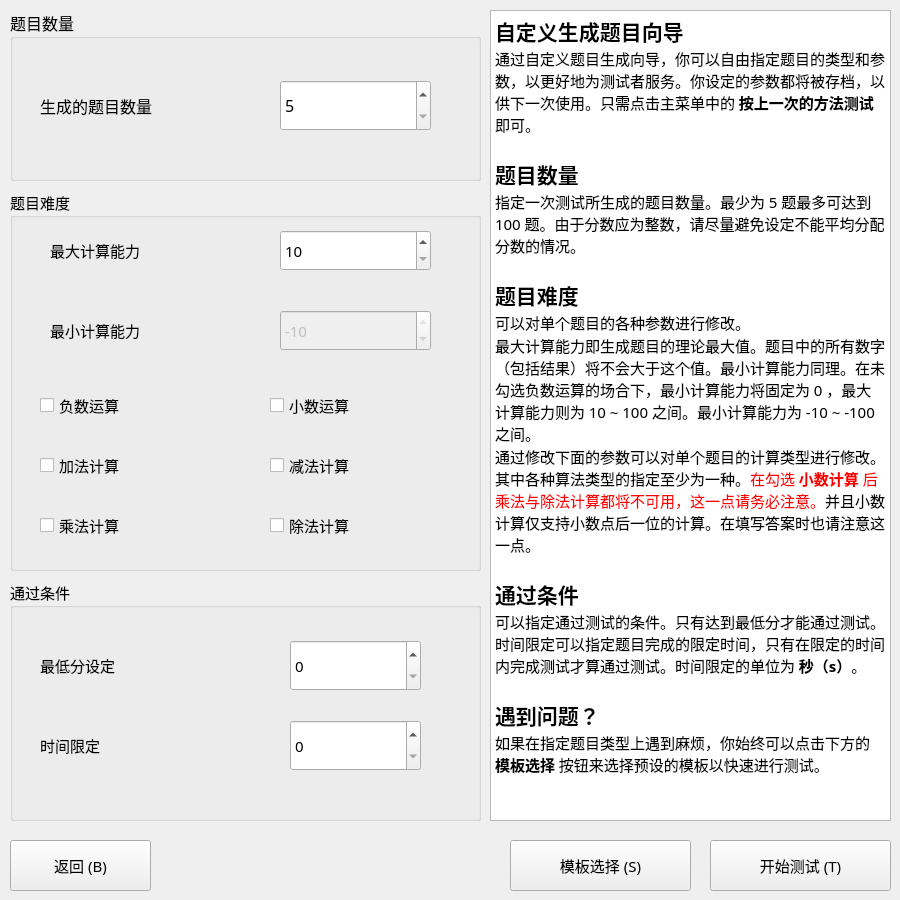
<?xml version="1.0" encoding="UTF-8"?>
<ui version="4.0">
 <class>Questionset</class>
 <widget class="QMainWindow" name="Questionset">
  <property name="geometry">
   <rect>
    <x>0</x>
    <y>0</y>
    <width>900</width>
    <height>900</height>
   </rect>
  </property>
  <property name="minimumSize">
   <size>
    <width>900</width>
    <height>900</height>
   </size>
  </property>
  <property name="maximumSize">
   <size>
    <width>900</width>
    <height>900</height>
   </size>
  </property>
  <property name="font">
   <font>
    <family>微软雅黑</family>
    <pointsize>11</pointsize>
   </font>
  </property>
  <property name="windowTitle">
   <string>自定义测试</string>
  </property>
  <property name="windowIcon">
   <iconset resource="resources.qrc">
    <normaloff>:/icon/Resources/icon.png</normaloff>:/icon/Resources/icon.png</iconset>
  </property>
  <widget class="QWidget" name="centralwidget">
   <widget class="QPushButton" name="startbuttom">
    <property name="geometry">
     <rect>
      <x>710</x>
      <y>840</y>
      <width>181</width>
      <height>51</height>
     </rect>
    </property>
    <property name="font">
     <font>
      <family>微软雅黑</family>
      <pointsize>11</pointsize>
     </font>
    </property>
    <property name="text">
     <string>开始测试 (T)</string>
    </property>
    <property name="shortcut">
     <string>T</string>
    </property>
    <property name="flat">
     <bool>false</bool>
    </property>
   </widget>
   <widget class="QGroupBox" name="groupBox">
    <property name="geometry">
     <rect>
      <x>10</x>
      <y>10</y>
      <width>471</width>
      <height>171</height>
     </rect>
    </property>
    <property name="font">
     <font>
      <family>微软雅黑</family>
      <pointsize>12</pointsize>
     </font>
    </property>
    <property name="title">
     <string>题目数量</string>
    </property>
    <widget class="QLabel" name="label">
     <property name="geometry">
      <rect>
       <x>30</x>
       <y>80</y>
       <width>221</width>
       <height>31</height>
      </rect>
     </property>
     <property name="text">
      <string>生成的题目数量</string>
     </property>
    </widget>
    <widget class="QSpinBox" name="questionnumbers">
     <property name="geometry">
      <rect>
       <x>270</x>
       <y>70</y>
       <width>151</width>
       <height>51</height>
      </rect>
     </property>
     <property name="minimum">
      <number>5</number>
     </property>
     <property name="maximum">
      <number>100</number>
     </property>
    </widget>
   </widget>
   <widget class="QGroupBox" name="groupBox_2">
    <property name="geometry">
     <rect>
      <x>10</x>
      <y>190</y>
      <width>471</width>
      <height>381</height>
     </rect>
    </property>
    <property name="font">
     <font>
      <family>微软雅黑</family>
      <pointsize>11</pointsize>
     </font>
    </property>
    <property name="title">
     <string>题目难度</string>
    </property>
    <widget class="QLabel" name="label_3">
     <property name="geometry">
      <rect>
       <x>40</x>
       <y>40</y>
       <width>221</width>
       <height>41</height>
      </rect>
     </property>
     <property name="text">
      <string>&lt;html&gt;&lt;head/&gt;&lt;body&gt;&lt;p&gt;最大计算能力&lt;/p&gt;&lt;/body&gt;&lt;/html&gt;</string>
     </property>
    </widget>
    <widget class="QSpinBox" name="questionmax">
     <property name="geometry">
      <rect>
       <x>270</x>
       <y>40</y>
       <width>151</width>
       <height>41</height>
      </rect>
     </property>
     <property name="minimum">
      <number>10</number>
     </property>
     <property name="maximum">
      <number>100</number>
     </property>
    </widget>
    <widget class="QLabel" name="label_5">
     <property name="geometry">
      <rect>
       <x>40</x>
       <y>120</y>
       <width>221</width>
       <height>41</height>
      </rect>
     </property>
     <property name="text">
      <string>&lt;html&gt;&lt;head/&gt;&lt;body&gt;&lt;p&gt;最小计算能力&lt;/p&gt;&lt;/body&gt;&lt;/html&gt;</string>
     </property>
    </widget>
    <widget class="QSpinBox" name="questionmin">
     <property name="enabled">
      <bool>false</bool>
     </property>
     <property name="geometry">
      <rect>
       <x>270</x>
       <y>120</y>
       <width>151</width>
       <height>41</height>
      </rect>
     </property>
     <property name="minimum">
      <number>-100</number>
     </property>
     <property name="maximum">
      <number>-10</number>
     </property>
    </widget>
    <widget class="QCheckBox" name="type1">
     <property name="geometry">
      <rect>
       <x>30</x>
       <y>250</y>
       <width>191</width>
       <height>51</height>
      </rect>
     </property>
     <property name="text">
      <string>加法计算</string>
     </property>
    </widget>
    <widget class="QCheckBox" name="type2">
     <property name="geometry">
      <rect>
       <x>260</x>
       <y>250</y>
       <width>191</width>
       <height>51</height>
      </rect>
     </property>
     <property name="text">
      <string>减法计算</string>
     </property>
    </widget>
    <widget class="QCheckBox" name="type3">
     <property name="geometry">
      <rect>
       <x>30</x>
       <y>310</y>
       <width>191</width>
       <height>51</height>
      </rect>
     </property>
     <property name="text">
      <string>乘法计算</string>
     </property>
    </widget>
    <widget class="QCheckBox" name="type4">
     <property name="geometry">
      <rect>
       <x>260</x>
       <y>310</y>
       <width>191</width>
       <height>51</height>
      </rect>
     </property>
     <property name="text">
      <string>除法计算</string>
     </property>
    </widget>
    <widget class="QCheckBox" name="minus">
     <property name="geometry">
      <rect>
       <x>30</x>
       <y>190</y>
       <width>191</width>
       <height>51</height>
      </rect>
     </property>
     <property name="text">
      <string>负数运算</string>
     </property>
    </widget>
    <widget class="QCheckBox" name="points">
     <property name="geometry">
      <rect>
       <x>260</x>
       <y>190</y>
       <width>181</width>
       <height>51</height>
      </rect>
     </property>
     <property name="text">
      <string>小数运算</string>
     </property>
    </widget>
   </widget>
   <widget class="QGroupBox" name="groupBox_3">
    <property name="geometry">
     <rect>
      <x>10</x>
      <y>580</y>
      <width>471</width>
      <height>241</height>
     </rect>
    </property>
    <property name="font">
     <font>
      <family>微软雅黑</family>
      <pointsize>11</pointsize>
     </font>
    </property>
    <property name="title">
     <string>通过条件</string>
    </property>
    <widget class="QLabel" name="label_4">
     <property name="geometry">
      <rect>
       <x>30</x>
       <y>60</y>
       <width>271</width>
       <height>51</height>
      </rect>
     </property>
     <property name="text">
      <string>最低分设定</string>
     </property>
    </widget>
    <widget class="QSpinBox" name="targetset">
     <property name="enabled">
      <bool>true</bool>
     </property>
     <property name="geometry">
      <rect>
       <x>280</x>
       <y>60</y>
       <width>131</width>
       <height>51</height>
      </rect>
     </property>
     <property name="maximum">
      <number>100</number>
     </property>
    </widget>
    <widget class="QLabel" name="label_6">
     <property name="geometry">
      <rect>
       <x>30</x>
       <y>140</y>
       <width>271</width>
       <height>51</height>
      </rect>
     </property>
     <property name="text">
      <string>时间限定</string>
     </property>
    </widget>
    <widget class="QSpinBox" name="timeset">
     <property name="enabled">
      <bool>true</bool>
     </property>
     <property name="geometry">
      <rect>
       <x>280</x>
       <y>140</y>
       <width>131</width>
       <height>51</height>
      </rect>
     </property>
     <property name="maximum">
      <number>100</number>
     </property>
    </widget>
   </widget>
   <widget class="QTextEdit" name="textEdit">
    <property name="enabled">
     <bool>true</bool>
    </property>
    <property name="geometry">
     <rect>
      <x>490</x>
      <y>10</y>
      <width>401</width>
      <height>811</height>
     </rect>
    </property>
    <property name="readOnly">
     <bool>true</bool>
    </property>
    <property name="html">
     <string>&lt;!DOCTYPE HTML PUBLIC &quot;-//W3C//DTD HTML 4.0//EN&quot; &quot;http://www.w3.org/TR/REC-html40/strict.dtd&quot;&gt;
&lt;html&gt;&lt;head&gt;&lt;meta name=&quot;qrichtext&quot; content=&quot;1&quot; /&gt;&lt;style type=&quot;text/css&quot;&gt;
p, li { white-space: pre-wrap; }
&lt;/style&gt;&lt;/head&gt;&lt;body style=&quot; font-family:'微软雅黑'; font-size:11pt; font-weight:400; font-style:normal;&quot;&gt;
&lt;p style=&quot; margin-top:0px; margin-bottom:0px; margin-left:0px; margin-right:0px; -qt-block-indent:0; text-indent:0px;&quot;&gt;&lt;span style=&quot; font-size:16pt; font-weight:600;&quot;&gt;自定义生成题目向导&lt;/span&gt;&lt;/p&gt;
&lt;p style=&quot; margin-top:0px; margin-bottom:0px; margin-left:0px; margin-right:0px; -qt-block-indent:0; text-indent:0px;&quot;&gt;通过自定义题目生成向导，你可以自由指定题目的类型和参数，以更好地为测试者服务。你设定的参数都将被存档，以供下一次使用。只需点击主菜单中的 &lt;span style=&quot; font-weight:600;&quot;&gt;按上一次的方法测试 &lt;/span&gt;即可。&lt;/p&gt;
&lt;p style=&quot;-qt-paragraph-type:empty; margin-top:0px; margin-bottom:0px; margin-left:0px; margin-right:0px; -qt-block-indent:0; text-indent:0px;&quot;&gt;&lt;br /&gt;&lt;/p&gt;
&lt;p style=&quot; margin-top:0px; margin-bottom:0px; margin-left:0px; margin-right:0px; -qt-block-indent:0; text-indent:0px;&quot;&gt;&lt;span style=&quot; font-size:16pt; font-weight:600;&quot;&gt;题目数量&lt;/span&gt;&lt;/p&gt;
&lt;p style=&quot; margin-top:0px; margin-bottom:0px; margin-left:0px; margin-right:0px; -qt-block-indent:0; text-indent:0px;&quot;&gt;指定一次测试所生成的题目数量。最少为 5 题最多可达到 100 题。由于分数应为整数，请尽量避免设定不能平均分配分数的情况。&lt;/p&gt;
&lt;p style=&quot;-qt-paragraph-type:empty; margin-top:0px; margin-bottom:0px; margin-left:0px; margin-right:0px; -qt-block-indent:0; text-indent:0px;&quot;&gt;&lt;br /&gt;&lt;/p&gt;
&lt;p style=&quot; margin-top:0px; margin-bottom:0px; margin-left:0px; margin-right:0px; -qt-block-indent:0; text-indent:0px;&quot;&gt;&lt;span style=&quot; font-size:16pt; font-weight:600;&quot;&gt;题目难度&lt;/span&gt;&lt;/p&gt;
&lt;p style=&quot; margin-top:0px; margin-bottom:0px; margin-left:0px; margin-right:0px; -qt-block-indent:0; text-indent:0px;&quot;&gt;可以对单个题目的各种参数进行修改。&lt;/p&gt;
&lt;p style=&quot; margin-top:0px; margin-bottom:0px; margin-left:0px; margin-right:0px; -qt-block-indent:0; text-indent:0px;&quot;&gt;最大计算能力即生成题目的理论最大值。题目中的所有数字（包括结果）将不会大于这个值。最小计算能力同理。在未勾选负数运算的场合下，最小计算能力将固定为 0 ，最大计算能力则为 10 ~ 100 之间。最小计算能力为 -10 ~ -100 之间。&lt;/p&gt;
&lt;p style=&quot; margin-top:0px; margin-bottom:0px; margin-left:0px; margin-right:0px; -qt-block-indent:0; text-indent:0px;&quot;&gt;通过修改下面的参数可以对单个题目的计算类型进行修改。其中各种算法类型的指定至少为一种。&lt;span style=&quot; color:#ff0000;&quot;&gt;在勾选 &lt;/span&gt;&lt;span style=&quot; font-weight:600; color:#ff0000;&quot;&gt;小数计算 &lt;/span&gt;&lt;span style=&quot; color:#ff0000;&quot;&gt;后乘法与除法计算都将不可用，这一点请务必注意。&lt;/span&gt;并且小数计算仅支持小数点后一位的计算。在填写答案时也请注意这一点。&lt;/p&gt;
&lt;p style=&quot;-qt-paragraph-type:empty; margin-top:0px; margin-bottom:0px; margin-left:0px; margin-right:0px; -qt-block-indent:0; text-indent:0px;&quot;&gt;&lt;br /&gt;&lt;/p&gt;
&lt;p style=&quot; margin-top:0px; margin-bottom:0px; margin-left:0px; margin-right:0px; -qt-block-indent:0; text-indent:0px;&quot;&gt;&lt;span style=&quot; font-size:16pt; font-weight:600;&quot;&gt;通过条件&lt;/span&gt;&lt;/p&gt;
&lt;p style=&quot; margin-top:0px; margin-bottom:0px; margin-left:0px; margin-right:0px; -qt-block-indent:0; text-indent:0px;&quot;&gt;可以指定通过测试的条件。只有达到最低分才能通过测试。时间限定可以指定题目完成的限定时间，只有在限定的时间内完成测试才算通过测试。时间限定的单位为&lt;span style=&quot; font-weight:600;&quot;&gt; 秒（s）&lt;/span&gt;。&lt;/p&gt;
&lt;p style=&quot;-qt-paragraph-type:empty; margin-top:0px; margin-bottom:0px; margin-left:0px; margin-right:0px; -qt-block-indent:0; text-indent:0px; font-weight:600;&quot;&gt;&lt;br /&gt;&lt;/p&gt;
&lt;p style=&quot; margin-top:0px; margin-bottom:0px; margin-left:0px; margin-right:0px; -qt-block-indent:0; text-indent:0px;&quot;&gt;&lt;span style=&quot; font-size:16pt; font-weight:600;&quot;&gt;遇到问题？&lt;/span&gt;&lt;/p&gt;
&lt;p style=&quot; margin-top:0px; margin-bottom:0px; margin-left:0px; margin-right:0px; -qt-block-indent:0; text-indent:0px;&quot;&gt;如果在指定题目类型上遇到麻烦，你始终可以点击下方的 &lt;span style=&quot; font-weight:600;&quot;&gt;模板选择 &lt;/span&gt;按钮来选择预设的模板以快速进行测试。&lt;/p&gt;&lt;/body&gt;&lt;/html&gt;</string>
    </property>
   </widget>
   <widget class="QPushButton" name="startbuttom_2">
    <property name="geometry">
     <rect>
      <x>510</x>
      <y>840</y>
      <width>181</width>
      <height>51</height>
     </rect>
    </property>
    <property name="font">
     <font>
      <family>微软雅黑</family>
      <pointsize>11</pointsize>
     </font>
    </property>
    <property name="text">
     <string>模板选择 (S)</string>
    </property>
    <property name="shortcut">
     <string>S</string>
    </property>
    <property name="flat">
     <bool>false</bool>
    </property>
   </widget>
   <widget class="QPushButton" name="backmenu">
    <property name="geometry">
     <rect>
      <x>10</x>
      <y>840</y>
      <width>141</width>
      <height>51</height>
     </rect>
    </property>
    <property name="text">
     <string>返回 (B)</string>
    </property>
    <property name="shortcut">
     <string>B</string>
    </property>
   </widget>
  </widget>
 </widget>
 <resources>
  <include location="resources.qrc"/>
 </resources>
 <connections/>
</ui>
